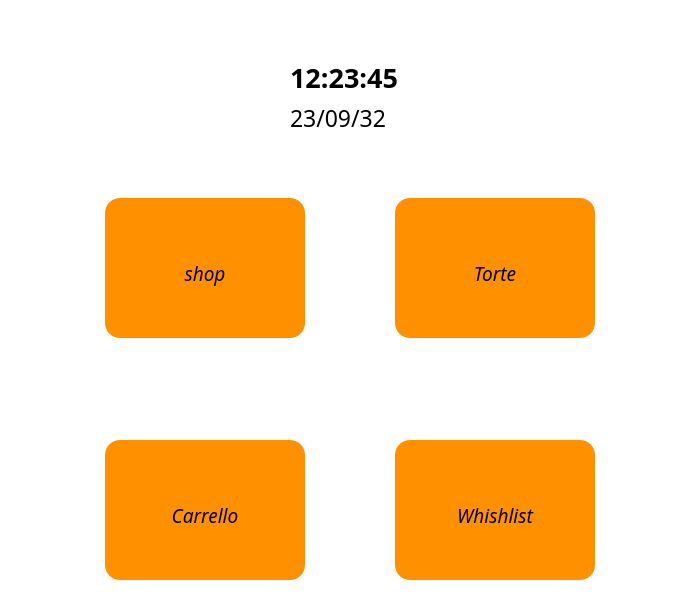
<?xml version="1.0" encoding="UTF-8"?>
<ui version="4.0">
 <class>Form</class>
 <widget class="QWidget" name="Form">
  <property name="geometry">
   <rect>
    <x>0</x>
    <y>0</y>
    <width>700</width>
    <height>600</height>
   </rect>
  </property>
  <property name="minimumSize">
   <size>
    <width>700</width>
    <height>600</height>
   </size>
  </property>
  <property name="maximumSize">
   <size>
    <width>700</width>
    <height>600</height>
   </size>
  </property>
  <property name="windowTitle">
   <string>Form</string>
  </property>
  <property name="styleSheet">
   <string notr="true">background-color: rgb(255, 255, 255);</string>
  </property>
  <layout class="QVBoxLayout" name="verticalLayout">
   <item alignment="Qt::AlignHCenter|Qt::AlignVCenter">
    <widget class="QFrame" name="frame">
     <property name="minimumSize">
      <size>
       <width>400</width>
       <height>150</height>
      </size>
     </property>
     <property name="styleSheet">
      <string notr="true">border:none</string>
     </property>
     <property name="frameShape">
      <enum>QFrame::StyledPanel</enum>
     </property>
     <property name="frameShadow">
      <enum>QFrame::Raised</enum>
     </property>
     <layout class="QHBoxLayout" name="horizontalLayout">
      <item>
       <widget class="QToolButton" name="logo_button">
        <property name="sizePolicy">
         <sizepolicy hsizetype="Fixed" vsizetype="Fixed">
          <horstretch>0</horstretch>
          <verstretch>0</verstretch>
         </sizepolicy>
        </property>
        <property name="cursor">
         <cursorShape>PointingHandCursor</cursorShape>
        </property>
        <property name="styleSheet">
         <string notr="true">border:none;</string>
        </property>
        <property name="text">
         <string/>
        </property>
        <property name="icon">
         <iconset resource="../../home/view/res.qrc">
          <normaloff>:/icone/icone/Logo.png</normaloff>:/icone/icone/Logo.png</iconset>
        </property>
        <property name="iconSize">
         <size>
          <width>200</width>
          <height>70</height>
         </size>
        </property>
       </widget>
      </item>
      <item>
       <spacer name="horizontalSpacer_7">
        <property name="orientation">
         <enum>Qt::Horizontal</enum>
        </property>
        <property name="sizeHint" stdset="0">
         <size>
          <width>40</width>
          <height>20</height>
         </size>
        </property>
       </spacer>
      </item>
      <item alignment="Qt::AlignVCenter">
       <widget class="QFrame" name="frame_3">
        <property name="styleSheet">
         <string notr="true">QFrame{
border:none;
}</string>
        </property>
        <property name="frameShape">
         <enum>QFrame::StyledPanel</enum>
        </property>
        <property name="frameShadow">
         <enum>QFrame::Raised</enum>
        </property>
        <layout class="QVBoxLayout" name="verticalLayout_2">
         <item>
          <widget class="QLabel" name="Ora">
           <property name="font">
            <font>
             <family>Impact</family>
             <pointsize>20</pointsize>
             <bold>true</bold>
            </font>
           </property>
           <property name="styleSheet">
            <string notr="true">color: rgb(0, 0, 0);</string>
           </property>
           <property name="text">
            <string>12:23:45</string>
           </property>
          </widget>
         </item>
         <item alignment="Qt::AlignHCenter">
          <widget class="QLabel" name="Data">
           <property name="sizePolicy">
            <sizepolicy hsizetype="Expanding" vsizetype="Expanding">
             <horstretch>0</horstretch>
             <verstretch>0</verstretch>
            </sizepolicy>
           </property>
           <property name="minimumSize">
            <size>
             <width>250</width>
             <height>0</height>
            </size>
           </property>
           <property name="font">
            <font>
             <family>Futura</family>
             <pointsize>17</pointsize>
            </font>
           </property>
           <property name="styleSheet">
            <string notr="true">color: rgb(0, 0, 0);</string>
           </property>
           <property name="text">
            <string>23/09/32</string>
           </property>
          </widget>
         </item>
        </layout>
       </widget>
      </item>
      <item>
       <spacer name="horizontalSpacer_8">
        <property name="orientation">
         <enum>Qt::Horizontal</enum>
        </property>
        <property name="sizeHint" stdset="0">
         <size>
          <width>40</width>
          <height>20</height>
         </size>
        </property>
       </spacer>
      </item>
      <item>
       <widget class="QToolButton" name="profilo_button">
        <property name="cursor">
         <cursorShape>PointingHandCursor</cursorShape>
        </property>
        <property name="text">
         <string/>
        </property>
        <property name="icon">
         <iconset resource="../../home/view/res.qrc">
          <normaloff>:/icone/icone/profilo.png</normaloff>:/icone/icone/profilo.png</iconset>
        </property>
        <property name="iconSize">
         <size>
          <width>50</width>
          <height>51</height>
         </size>
        </property>
        <property name="arrowType">
         <enum>Qt::NoArrow</enum>
        </property>
       </widget>
      </item>
      <item>
       <spacer name="horizontalSpacer_5">
        <property name="orientation">
         <enum>Qt::Horizontal</enum>
        </property>
        <property name="sizeType">
         <enum>QSizePolicy::Fixed</enum>
        </property>
        <property name="sizeHint" stdset="0">
         <size>
          <width>20</width>
          <height>20</height>
         </size>
        </property>
       </spacer>
      </item>
     </layout>
    </widget>
   </item>
   <item alignment="Qt::AlignVCenter">
    <widget class="QFrame" name="frame_2">
     <property name="sizePolicy">
      <sizepolicy hsizetype="Expanding" vsizetype="Expanding">
       <horstretch>0</horstretch>
       <verstretch>0</verstretch>
      </sizepolicy>
     </property>
     <property name="minimumSize">
      <size>
       <width>500</width>
       <height>400</height>
      </size>
     </property>
     <property name="styleSheet">
      <string notr="true">border:none</string>
     </property>
     <property name="frameShape">
      <enum>QFrame::StyledPanel</enum>
     </property>
     <property name="frameShadow">
      <enum>QFrame::Raised</enum>
     </property>
     <layout class="QGridLayout" name="gridLayout">
      <item row="2" column="1" alignment="Qt::AlignHCenter">
       <widget class="QToolButton" name="carrello_button">
        <property name="sizePolicy">
         <sizepolicy hsizetype="Minimum" vsizetype="Expanding">
          <horstretch>0</horstretch>
          <verstretch>0</verstretch>
         </sizepolicy>
        </property>
        <property name="minimumSize">
         <size>
          <width>200</width>
          <height>100</height>
         </size>
        </property>
        <property name="font">
         <font>
          <family>American Typewriter</family>
          <pointsize>14</pointsize>
          <italic>true</italic>
         </font>
        </property>
        <property name="cursor">
         <cursorShape>PointingHandCursor</cursorShape>
        </property>
        <property name="layoutDirection">
         <enum>Qt::LeftToRight</enum>
        </property>
        <property name="styleSheet">
         <string notr="true">background-color: rgb(255, 145, 0);
border-radius:15px;
padding-top:60px;
padding-bottom:50px;
color:black;
</string>
        </property>
        <property name="text">
         <string>Carrello</string>
        </property>
        <property name="icon">
         <iconset resource="../../home/view/res.qrc">
          <normaloff>:/icone/icone/carrello.png</normaloff>:/icone/icone/carrello.png</iconset>
        </property>
        <property name="iconSize">
         <size>
          <width>50</width>
          <height>50</height>
         </size>
        </property>
        <property name="toolButtonStyle">
         <enum>Qt::ToolButtonTextUnderIcon</enum>
        </property>
       </widget>
      </item>
      <item row="1" column="1">
       <spacer name="verticalSpacer">
        <property name="orientation">
         <enum>Qt::Vertical</enum>
        </property>
        <property name="sizeHint" stdset="0">
         <size>
          <width>20</width>
          <height>40</height>
         </size>
        </property>
       </spacer>
      </item>
      <item row="0" column="1" alignment="Qt::AlignHCenter">
       <widget class="QToolButton" name="shop_button">
        <property name="sizePolicy">
         <sizepolicy hsizetype="Minimum" vsizetype="Expanding">
          <horstretch>0</horstretch>
          <verstretch>0</verstretch>
         </sizepolicy>
        </property>
        <property name="minimumSize">
         <size>
          <width>200</width>
          <height>100</height>
         </size>
        </property>
        <property name="font">
         <font>
          <family>American Typewriter</family>
          <pointsize>14</pointsize>
          <italic>true</italic>
         </font>
        </property>
        <property name="cursor">
         <cursorShape>PointingHandCursor</cursorShape>
        </property>
        <property name="layoutDirection">
         <enum>Qt::LeftToRight</enum>
        </property>
        <property name="styleSheet">
         <string notr="true">background-color: rgb(255, 145, 0);
border-radius:15px;
padding-top:60px;
padding-bottom:50px;
color:black;
</string>
        </property>
        <property name="text">
         <string>shop</string>
        </property>
        <property name="icon">
         <iconset resource="../../home/view/res.qrc">
          <normaloff>:/icone/icone/prodotto.png</normaloff>:/icone/icone/prodotto.png</iconset>
        </property>
        <property name="iconSize">
         <size>
          <width>50</width>
          <height>50</height>
         </size>
        </property>
        <property name="toolButtonStyle">
         <enum>Qt::ToolButtonTextUnderIcon</enum>
        </property>
       </widget>
      </item>
      <item row="1" column="4">
       <spacer name="horizontalSpacer_2">
        <property name="orientation">
         <enum>Qt::Horizontal</enum>
        </property>
        <property name="sizeHint" stdset="0">
         <size>
          <width>40</width>
          <height>20</height>
         </size>
        </property>
       </spacer>
      </item>
      <item row="1" column="0">
       <spacer name="horizontalSpacer">
        <property name="orientation">
         <enum>Qt::Horizontal</enum>
        </property>
        <property name="sizeHint" stdset="0">
         <size>
          <width>40</width>
          <height>20</height>
         </size>
        </property>
       </spacer>
      </item>
      <item row="2" column="3" alignment="Qt::AlignHCenter">
       <widget class="QToolButton" name="whishlist_button">
        <property name="sizePolicy">
         <sizepolicy hsizetype="Minimum" vsizetype="Expanding">
          <horstretch>0</horstretch>
          <verstretch>0</verstretch>
         </sizepolicy>
        </property>
        <property name="minimumSize">
         <size>
          <width>200</width>
          <height>100</height>
         </size>
        </property>
        <property name="font">
         <font>
          <family>American Typewriter</family>
          <pointsize>14</pointsize>
          <italic>true</italic>
         </font>
        </property>
        <property name="cursor">
         <cursorShape>PointingHandCursor</cursorShape>
        </property>
        <property name="layoutDirection">
         <enum>Qt::LeftToRight</enum>
        </property>
        <property name="styleSheet">
         <string notr="true">background-color: rgb(255, 145, 0);
border-radius:15px;
padding-top:60px;
padding-bottom:50px;
color:black;
</string>
        </property>
        <property name="text">
         <string>Whishlist</string>
        </property>
        <property name="icon">
         <iconset resource="../../home/view/res.qrc">
          <normaloff>:/icone/icone/whishlist.png</normaloff>:/icone/icone/whishlist.png</iconset>
        </property>
        <property name="iconSize">
         <size>
          <width>50</width>
          <height>50</height>
         </size>
        </property>
        <property name="toolButtonStyle">
         <enum>Qt::ToolButtonTextUnderIcon</enum>
        </property>
       </widget>
      </item>
      <item row="0" column="3" alignment="Qt::AlignHCenter">
       <widget class="QToolButton" name="torte_button">
        <property name="sizePolicy">
         <sizepolicy hsizetype="Minimum" vsizetype="Expanding">
          <horstretch>0</horstretch>
          <verstretch>0</verstretch>
         </sizepolicy>
        </property>
        <property name="minimumSize">
         <size>
          <width>200</width>
          <height>100</height>
         </size>
        </property>
        <property name="font">
         <font>
          <family>American Typewriter</family>
          <pointsize>14</pointsize>
          <italic>true</italic>
          <bold>false</bold>
         </font>
        </property>
        <property name="cursor">
         <cursorShape>PointingHandCursor</cursorShape>
        </property>
        <property name="styleSheet">
         <string notr="true">background-color: rgb(255, 145, 0);
border-radius:15px;
padding-top:60px;
padding-bottom:50px;
color:black;
</string>
        </property>
        <property name="text">
         <string>Torte</string>
        </property>
        <property name="icon">
         <iconset resource="../../home/view/res.qrc">
          <normaloff>:/icone/icone/torta.png</normaloff>:/icone/icone/torta.png</iconset>
        </property>
        <property name="iconSize">
         <size>
          <width>50</width>
          <height>50</height>
         </size>
        </property>
        <property name="toolButtonStyle">
         <enum>Qt::ToolButtonTextUnderIcon</enum>
        </property>
       </widget>
      </item>
      <item row="0" column="2">
       <spacer name="horizontalSpacer_3">
        <property name="orientation">
         <enum>Qt::Horizontal</enum>
        </property>
        <property name="sizeHint" stdset="0">
         <size>
          <width>40</width>
          <height>20</height>
         </size>
        </property>
       </spacer>
      </item>
     </layout>
    </widget>
   </item>
  </layout>
 </widget>
 <resources>
  <include location="../../home/view/res.qrc"/>
 </resources>
 <connections/>
</ui>
